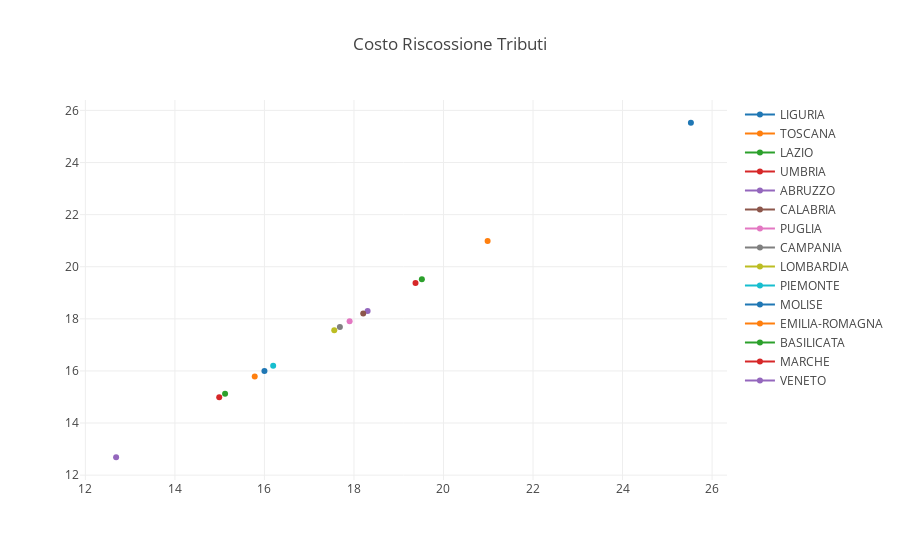

Write notebook code for a chart like this one.
### Code cell
data = []
for k,v in df_regione.iteritems():
    data.append(
        go.Scatter(
            x = [v],
            y = [v],
            name = k
        )
    )
    
layout = go.Layout(
    title='Costo Riscossione Tributi',
)
    
fig = go.Figure(layout=layout, data=data)
py.iplot(fig)

### Figure 1 — Plotly figure (JSON) as saved in the notebook; plotly's stock layout.template omitted (floating-point values rounded to 4 significant figures)
{"data": [{"name": "LIGURIA", "type": "scatter", "x": [25.53], "y": [25.53]}, {"name": "TOSCANA", "type": "scatter", "x": [20.99], "y": [20.99]}, {"name": "LAZIO", "type": "scatter", "x": [19.52], "y": [19.52]}, {"name": "UMBRIA", "type": "scatter", "x": [19.38], "y": [19.38]}, {"name": "ABRUZZO", "type": "scatter", "x": [18.31], "y": [18.31]}, {"name": "CALABRIA", "type": "scatter", "x": [18.21], "y": [18.21]}, {"name": "PUGLIA", "type": "scatter", "x": [17.9], "y": [17.9]}, {"name": "CAMPANIA", "type": "scatter", "x": [17.69], "y": [17.69]}, {"name": "LOMBARDIA", "type": "scatter", "x": [17.56], "y": [17.56]}, {"name": "PIEMONTE", "type": "scatter", "x": [16.2], "y": [16.2]}, {"name": "MOLISE", "type": "scatter", "x": [16.0], "y": [16.0]}, {"name": "EMILIA-ROMAGNA", "type": "scatter", "x": [15.78], "y": [15.78]}, {"name": "BASILICATA", "type": "scatter", "x": [15.12], "y": [15.12]}, {"name": "MARCHE", "type": "scatter", "x": [14.99], "y": [14.99]}, {"name": "VENETO", "type": "scatter", "x": [12.69], "y": [12.69]}], "layout": {"title": "Costo Riscossione Tributi"}}
